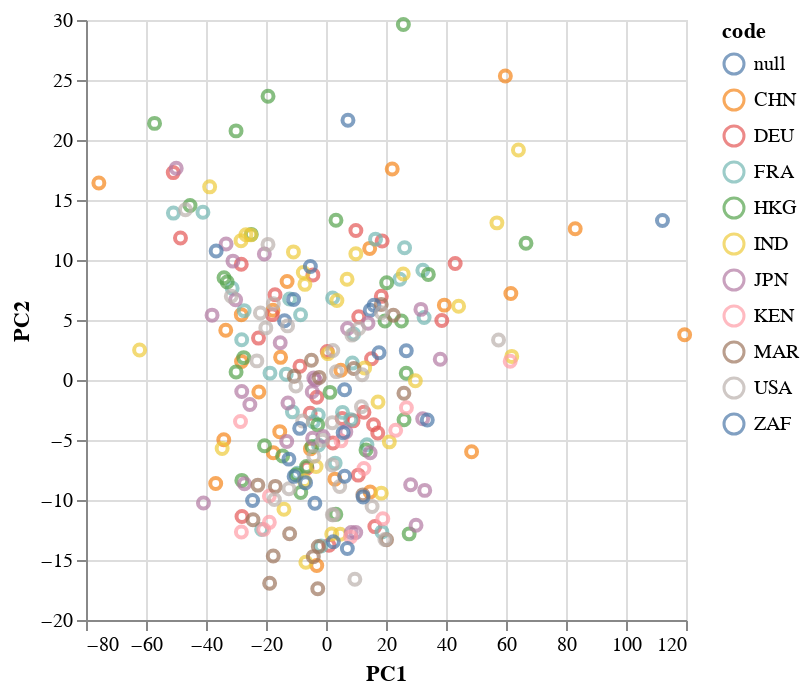

Notebook cell for this chart:
### Code cell
from sklearn.decomposition import PCA


n = 2
pca_fitter = kof_df_year
pca = PCA(n_components=n)

pca.fit(pca_fitter)

columns = [f'PC{i}' for i in range(1, n+1)]
pca_df = pd.DataFrame(pca.transform(pca_fitter), columns=columns)
pca_df = pca_df.shift(1).dropna()
pca_df['code'] = kof_df['code']
# Plot PC1 vs PC2
alt.Chart(pca_df).mark_point().encode(
    x='PC1',
    y='PC2',
    color='code:N',
    tooltip=['code']
)

### Figure 1 — Vega-Lite specification as saved in the notebook (floating-point values rounded to 4 significant figures; data arrays with more than 128 entries replaced by an {"elided": "..."} marker saying what was removed)
{"config": {"view": {"continuousWidth": 300, "continuousHeight": 300}}, "data": {"name": "data-8e480ca8a68a6a5389e2f3973d172b50"}, "mark": {"type": "point"}, "encoding": {"color": {"field": "code", "type": "nominal"}, "tooltip": [{"field": "code", "type": "nominal"}], "x": {"field": "PC1", "type": "quantitative"}, "y": {"field": "PC2", "type": "quantitative"}}, "$schema": "https://vega.github.io/schema/vega-lite/v5.8.0.json", "datasets": {"data-8e480ca8a68a6a5389e2f3973d172b50": {"elided": "255 records"}}}
